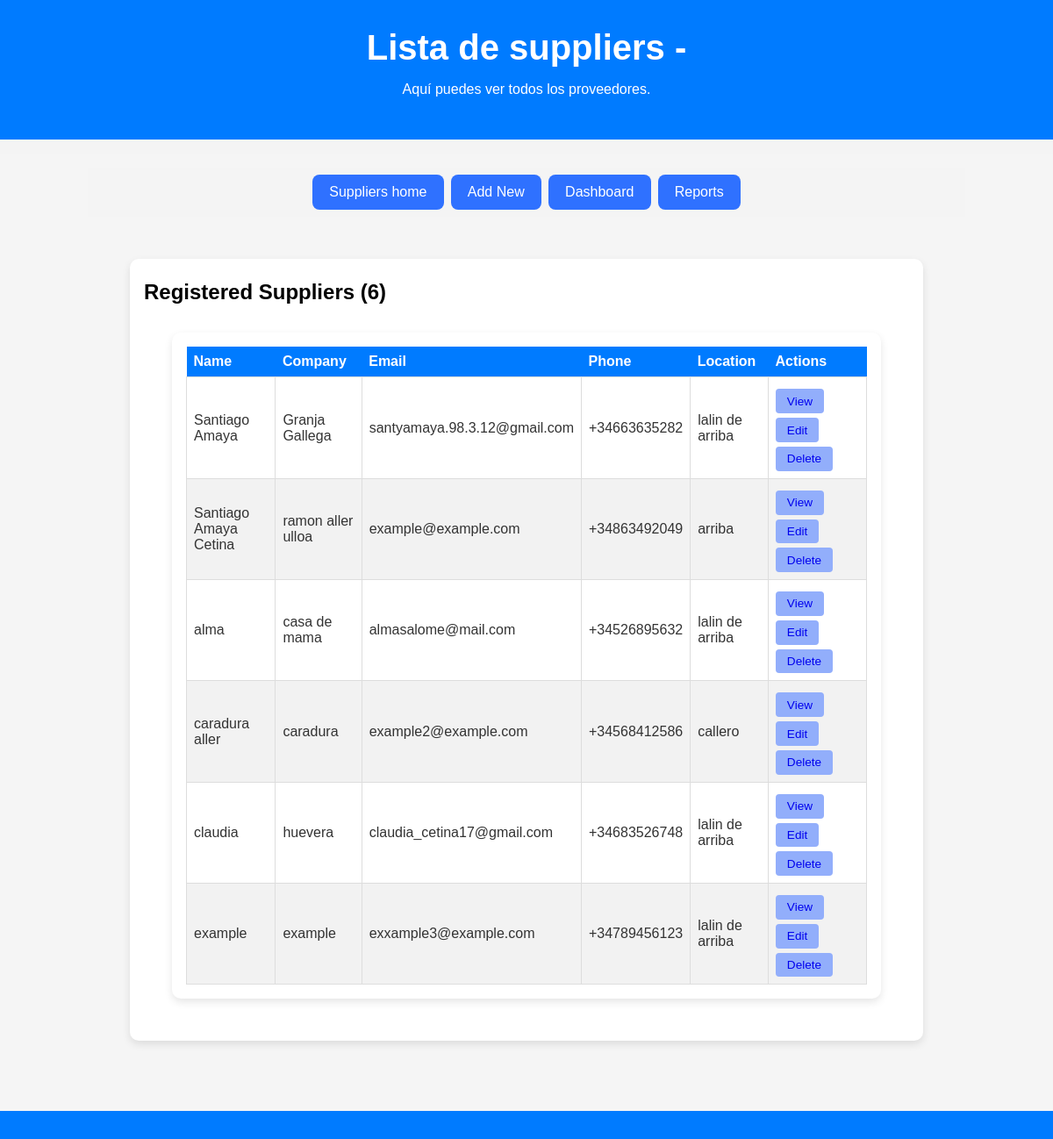
The page /suppliers/list/ on the database as committed earlier.
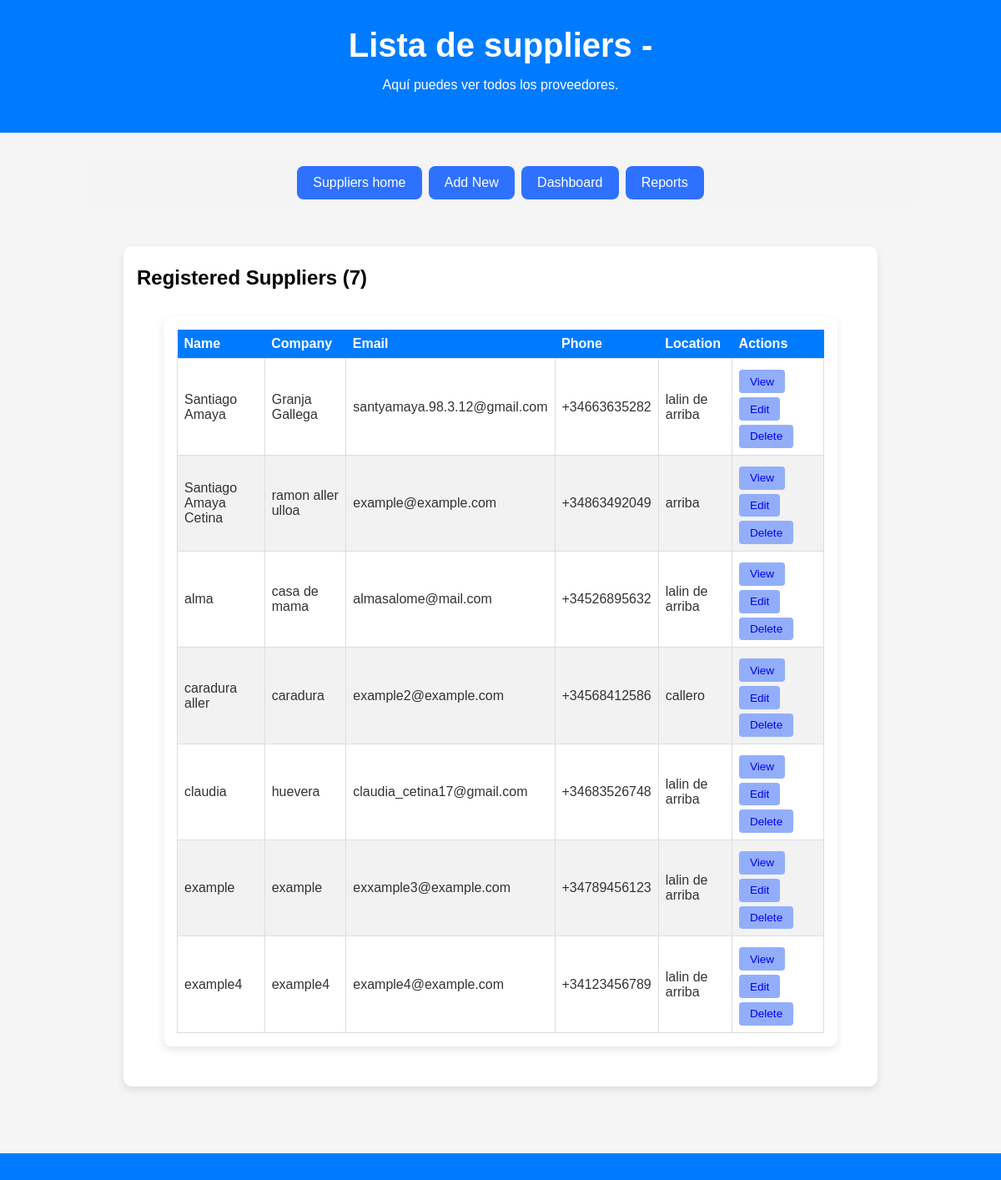
The same page on the database as committed later.
### Suppliers/models.py (models this page shows, shortened)
class SuppliersModel(models.Model):
    id = models.UUIDField(primary_key=True, default=uuid.uuid4, editable=False)
    full_name = models.CharField(max_length=150)
    company_name = models.CharField(max_length=200, blank=True, null=True)
    email = models.EmailField(unique=True)
    phone = models.CharField(max_length=15)  # Will validate in form
    address = models.CharField(max_length=255)
    zip_code = ESPostalCodeField()
    province = models.CharField(max_length=90)
    location = models.CharField(max_length=150, blank=True, null=True)
    tax_id = ESIdentityCardNumberField(blank=True, null=True)
    production_activity = models.CharField(max_length=200, help_text="Type of farming or production activity")
    approved = models.BooleanField(default=False)  # ✅ Admin must approve
    date_joined = models.DateTimeField(auto_now_add=True)
    user = models.OneToOneField(User, on_delete=models.SET_NULL, null=True, blank=True)
    class Meta:
        verbose_name = "Supplier"
        verbose_name_plural = "Suppliers"
        ordering = ['full_name']

### Suppliers/views.py (the view)
# urls.py: path('list/', views.Suppliers_List, name='supplier_list'),
def Suppliers_List(request):
    suppliers = SuppliersModel.objects.all()
    return render(request, "Suppliers/supplier_list.html", {'suppliers': suppliers})

### Suppliers/templates/Suppliers/supplier_list.html (shortened to what this page needs)
{% extends 'Suppliers/base.html' %}
{% load static %}
{% block header %}
<h1>Lista de suppliers - {{ supplier.full_name }}</h1>
<p>Aquí puedes ver todos los proveedores.</p>
{% endblock %}
{% block content %}
  <nav>
    <a href="{% url 'suppliers' %}">Suppliers home</a>
    <a href="{% url 'supplier_create' %}">Add New</a>
    <a href="#">Dashboard</a>
    <a href="#">Reports</a>
  </nav>
  <div class="container">
    <div class="info-box">
      <div class="header-actions">
        <h2>Registered Suppliers ({{ suppliers.count }})</h2>
      </div>
      {% if suppliers %}
        <div class="info-box">
          <table class="table-custom">
            <thead>
              <tr>
                <th>Name</th>
                <th>Company</th>
                <th>Email</th>
                <th>Phone</th>
                <th>Location</th>
                <th>Actions</th>
              </tr>
            </thead>
            <tbody>
              {% for supplier in suppliers %}
              <tr>
                <td>{{ supplier.full_name }}</td>
                <td>{{ supplier.company_name|default:"-" }}</td>
                <td>{{ supplier.email }}</td>
                <td>{{ supplier.phone|default:"-" }}</td>
                <td>{{ supplier.location|default:"-" }}</td>
                <td class="actions">
                  <a href="{% url 'supplier_detail' supplier.pk %}" class="btn">View</a>
                  <a href="{% url 'supplier_edit' supplier.pk %}" class="btn">Edit</a>
                  <a href="{% url 'supplier_delete' supplier.pk %}" class="btn">Delete</a>
                </td>
              </tr>
              {% endfor %}
            </tbody>
          </table>
        </div>
      {% else %}
        <div class="no-suppliers">
          <h3>No suppliers registered yet</h3>
          <p>Start by adding your first supplier to the network.</p>
          <a href="{% url 'supplier_create' %}" class="btn btn-primary">Add First Supplier</a>
        </div>
      {% endif %}
    </div>
  </div>
{% endblock %}

### Suppliers/templates/Suppliers/base.html (shortened to what this page needs)
{% load static %}
<!DOCTYPE html>
<html lang="en">
<head>
    <link rel="stylesheet" href="{% static 'Suppliers/css/suppliers.css' %}">
</head>
<body>
    <header>
        {% block header %}{% endblock %}
    </header>
    <nav>
    </nav>
    <div class="container">
        {% block content %}{% endblock %}
    </div>
    <footer>
    </footer>
</body>
</html>

### Suppliers/static/Suppliers/css/suppliers.css (style rules this page uses)
body { font-family: Arial, sans-serif; background: #f5f5f5; margin: 0; padding: 0; color: #333; }
header { background: #007bff; color: white; text-align: center; padding: 2rem; }
header h1 { margin: 0; font-size: 2.5rem; }
nav { display: flex; justify-content: center; gap: 0.5rem; padding: 0.5rem; background: #f4f4f4; }
nav a { text-decoration: none; color: rgb(255, 255, 255); background: rgb(47, 113, 255); padding: 0.7rem 1.2rem; border-radius: 8px; transition: 0.3s; }
.container { max-width: 1000px; padding: 1rem; margin: auto; }
.info-box { background: white; margin: 2rem; padding: 1rem; border-radius: 10px; box-shadow: 0 4px 10px rgba(0,0,0,0.1); }
.info-box h2 { margin-top: 0.5rem; color: #000000; }
footer { background: #007bff; color: white; text-align: center; padding: 1rem; font-size: 0.9rem; margin-top: 1rem; }
.action-box strong, p { color:#ffffff; }
.table-custom { width: 100%; border-collapse: collapse; }
.table-custom th, .table-custom td { padding: 8px; text-align: left; }
.table-custom th { background-color: #007bff; color: white; }
.table-custom td { border: 1px solid #ddd; }
.table-custom tr:nth-child(even) { background-color: #f2f2f2; }
.btn { padding: 0.4rem 0.8rem; background: #92aefb; border-radius: 4px; text-decoration: none; font-size: 0.85rem; margin-right: 5px; margin-top: 5px; display: inline-block; }

Rows that differ between the two databases and show on the page:
added SuppliersModel: full_name "example4", company_name "example4", email "example4@example.com", phone "+34123456789", location "lalin de arriba"
Other text that changed with them:
{{ suppliers.count }}: "6" → "7"
